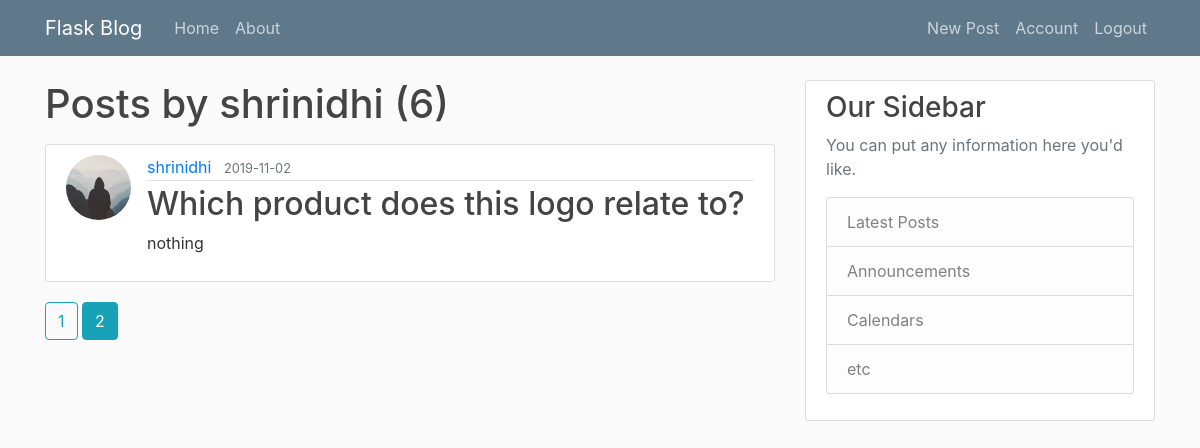
The app's page /user/shrinidhi?page=2 (signed in) with its own data.
### flaskblog/models.py (models this page shows, shortened)
class User(db.Model, UserMixin):
    id = db.Column(db.Integer, primary_key=True)
    username = db.Column(db.String(20), unique=True, nullable=False)
    email = db.Column(db.String(120), unique=True, nullable=False)
    image_file = db.Column(db.String(20), nullable=False,
                           default='default.jpg')
    password = db.Column(db.String(60), nullable=False)
    posts = db.relationship('Post', backref='author', lazy=True)

class Post(db.Model):
    id = db.Column(db.Integer, primary_key=True)
    title = db.Column(db.String(100), nullable=False)
    date_posted = db.Column(db.DateTime, nullable=False,
                            default=datetime.utcnow)
    content = db.Column(db.Text, nullable=False)
    user_id = db.Column(db.Integer, db.ForeignKey('user.id'), nullable=False)

### flaskblog/routes.py (the view)
@app.route("/user/<string:username>")
def user_posts(username):
    page = request.args.get('page', 1, type=int)
    user = User.query.filter_by(username=username).first_or_404()
    posts = Post.query.filter_by(author=user)\
        .order_by(Post.date_posted.desc())\
        .paginate(page=page, per_page=5)
    return render_template('user_posts.html', posts=posts, user=user)

### flaskblog/models.py (called while the page is built)
@login_manager.user_loader
def load_user(user_id):
    return User.query.get(int(user_id))

### flaskblog/templates/user_posts.html
{% extends "layout.html" %}
{% block content %}
<h1 class="mb-3">Posts by {{ user.username }} ({{ posts.total }})</h1>
{% for post in posts.items %}
<article class="media content-section">
    <img class="rounded-circle article-img"
        src="{{ url_for('static', filename='profilepics/' + post.author.image_file) }}">
    <div class="media-body">
        <div class="article-metadata">
            <a class="mr-2"
                href="{{ url_for('user_posts', username=post.author.username) }}">{{ post.author.username }}</a>
            <small class="text-muted">{{ post.date_posted.strftime('%Y-%m-%d') }}</small>
        </div>
        <h2><a class="article-title" href="{{ url_for('post', post_id=post.id) }}">{{ post.title }}</a></h2>
        <p class="article-content">{{ post.content }}</p>
    </div>
</article>
{% endfor %}
{% for page_num in posts.iter_pages(left_edge=1, right_edge=1, left_current=1, right_current=2) %}
{% if page_num %}
{% if posts.page == page_num %}
<a class="btn btn-info mb-4"
    href="{{ url_for('user_posts', username=user.username, page=page_num) }}">{{ page_num }}</a>
{% else %}
<a class="btn btn-outline-info mb-4"
    href="{{ url_for('user_posts', username=user.username, page=page_num) }}">{{ page_num }}</a>
{% endif %}
{% else %}
...
{% endif %}
{% endfor %}
{% endblock content %}

### flaskblog/static/main.css (style rules this page uses)
body { background: #fafafa; color: #333333; margin-top: 5rem; }
h1, h2, h3, h4, h5, h6 { color: #444444; }
.content-section { background: #ffffff; padding: 10px 20px; border: 1px solid #dddddd; border-radius: 3px; margin-bottom: 20px; }
.article-title { color: #444444; }
.article-content { white-space: pre-line; }
.article-img { height: 65px; width: 65px; margin-right: 16px; }
.article-metadata { padding-bottom: 1px; margin-bottom: 4px; border-bottom: 1px solid #e3e3e3 }

### records on screen
User: username "shrinidhi"
Post: image_file (placeholder picture), author.username "shrinidhi", date_posted "2019-11-02", title "Which product does this logo relate to?", content "nothing"

### other values on screen
{{ posts.total }} "6"
{{ page_num }} "1"
{{ page_num }} "2"
